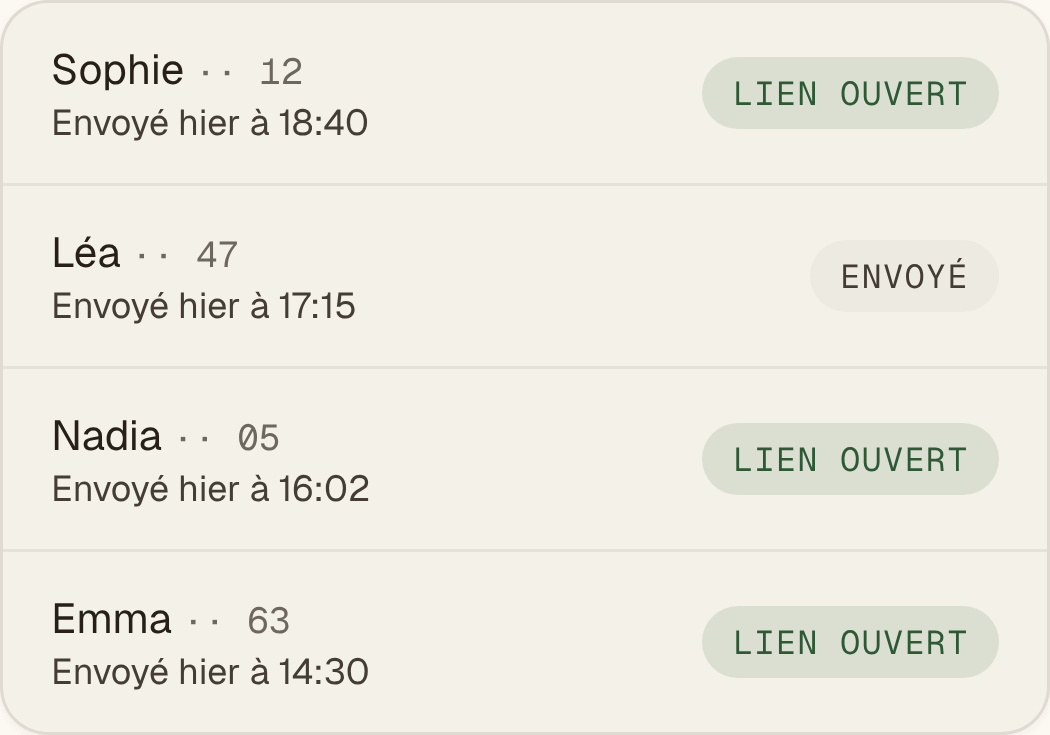
#> input picture videos/reputation/assets/captures/liste-avant.png, 1050 x 735 px; its folder holds 8 pictures in this run
$ python preparer.py
#> lines starting #> are read from the running program, lines starting #| are printed output that depends on the picture
#!/usr/bin/env python3
"""Recadre les captures de filmer.py pour le montage : on garde l'INTÉRIEUR des cartes (la bordure et les coins
arrondis de .card-v sont redessinés en CSS, comme dans 24 h chez Vokio : la capture d'un élément embarque les coins
de la page, d'où un coin carré visible).

    python3 /opt/vokio-ads/videos/reputation/outils/preparer.py

Bordure .card-v = 1 px × 3 = 3 px. Séparateurs de la liste mesurés le 20/10 : liste-apres 207-209 (ligne de Claire,
plus haute à cause du bouton « Annuler »), puis tous les 183 px ; liste-avant tous les 183 px.
"""
from pathlib import Path

from PIL import Image

C = Path(__file__).resolve().parent.parent / "assets" / "captures"
B = 3


def interieur(src, dst, haut=None):
    im = Image.open(C / src)
    w, h = im.size
    im.crop((B, B, w - B, (haut if haut else h - B))).save(C / dst)


for f in sorted(C.glob("saisie-*.png")):
    if not f.stem.endswith("-net"):
        interieur(f.name, f.stem + "-net.png")
#> pass 2 of the loop `for f in sorted(C.glob("saisie-*.png")):`:
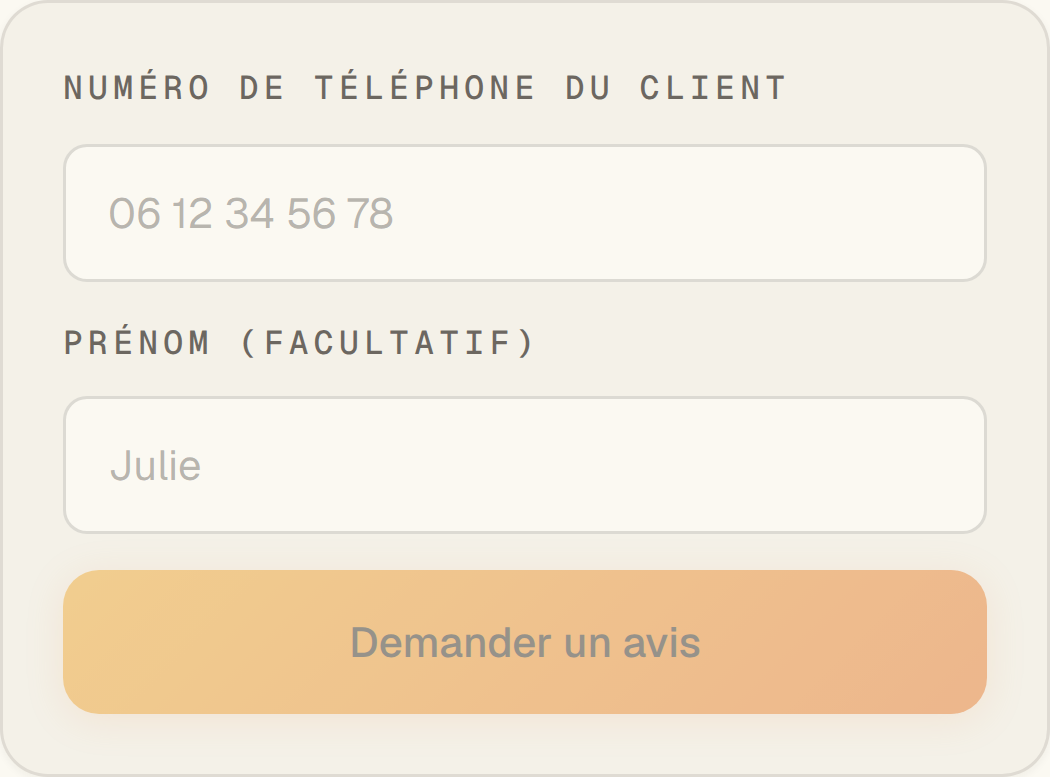
#> input picture videos/reputation/assets/captures/saisie-00.png, 1050 x 777 px
#> in interieur, im is the input picture: PIL image 1050x777 RGB; mean R, G, B 242.6, 233, 217.8
#> in interieur, `im.crop((B, B, w - B, (haut if haut else h - B))).save(C / dst)`:
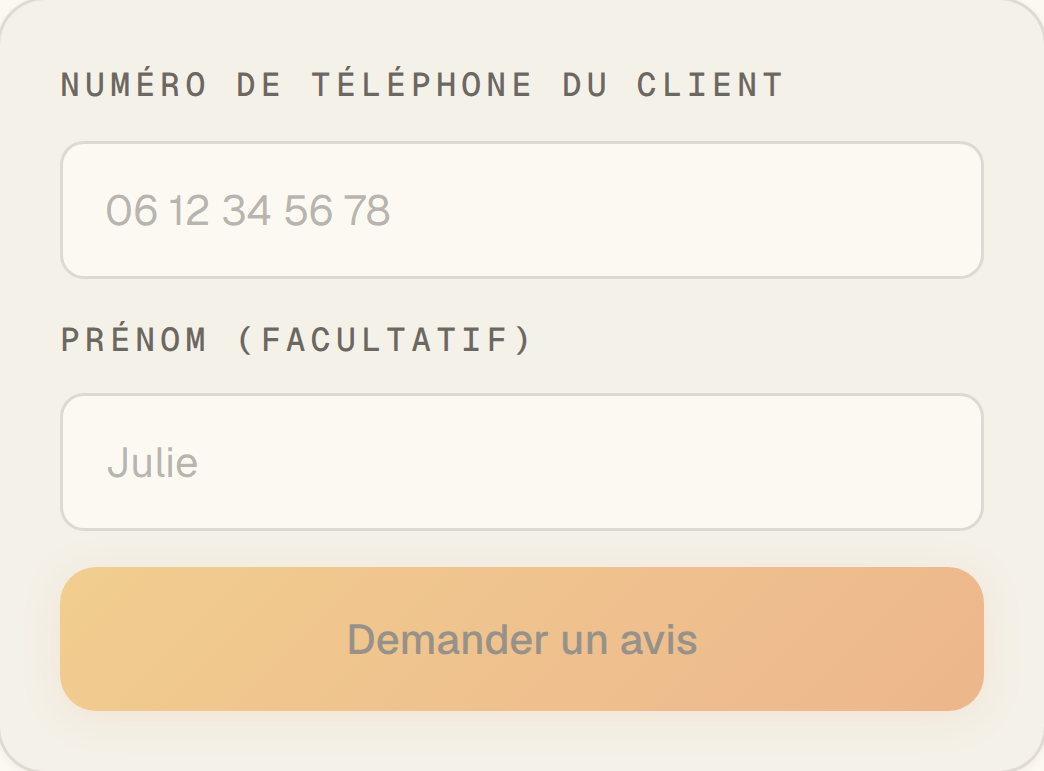
#> saved as saisie-00-net.png: PIL image 1044x771 RGB; mean R, G, B 242.9, 233.2, 217.8
interieur("liste-avant.png", "liste-avant-net.png")
#> call 2 of interieur, with src = 'liste-avant.png', dst = 'liste-avant-net.png'
#> in interieur, im is the input picture: PIL image 1050x735 RGB; mean R, G, B 236.7, 234.5, 225.1
#> in interieur (call 2), `im.crop((B, B, w - B, (haut if haut else h - B))).save(C / dst)`:
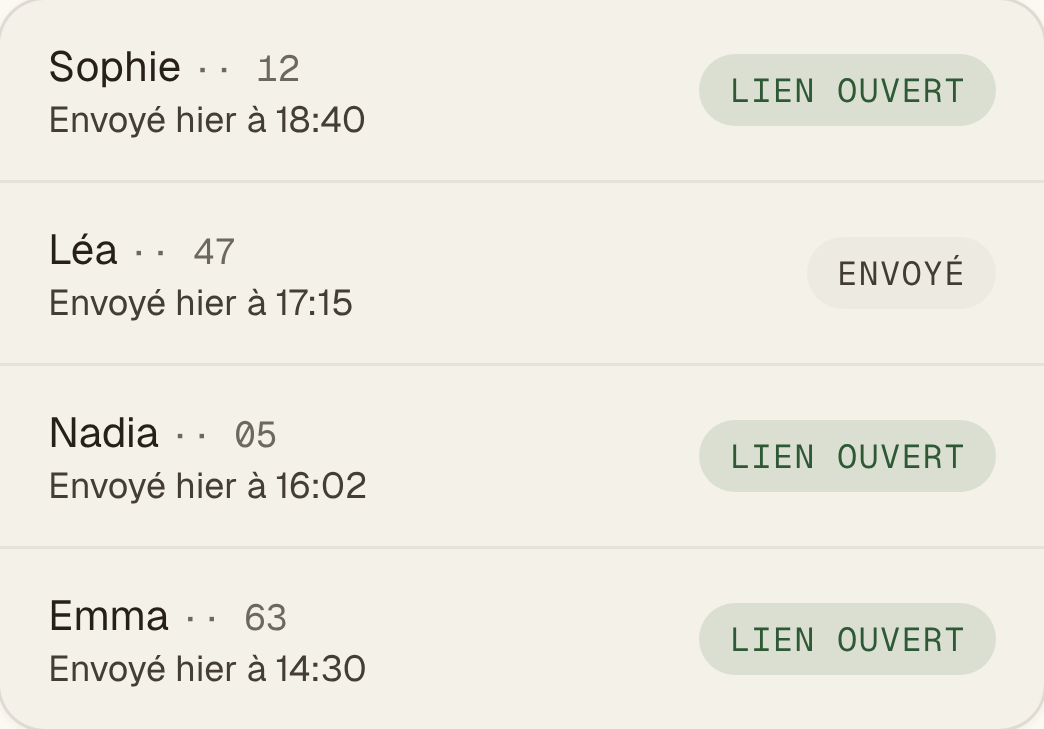
#> saved as liste-avant-net.png: PIL image 1044x729 RGB; mean R, G, B 236.9, 234.7, 225.2
interieur("liste-apres.png", "ligne-claire-net.png", haut=210)     # la ligne de Claire et son séparateur
#> call 3 of interieur, with src = 'liste-apres.png', dst = 'ligne-claire-net.png', haut = 210
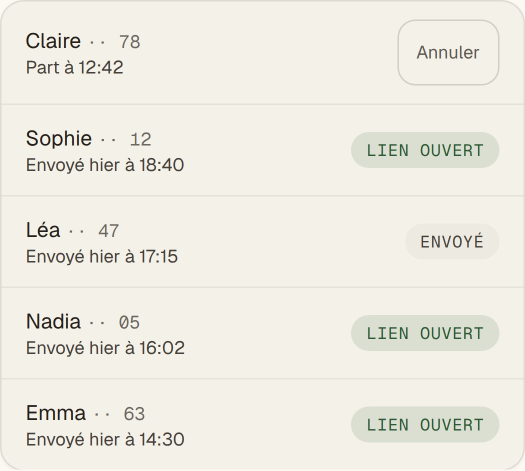
#> input picture videos/reputation/assets/captures/liste-apres.png, 1050 x 942 px (shown at 1/2 size)
#> in interieur, im is the input picture: PIL image 1050x942 RGB; mean R, G, B 237.6, 235.2, 225.9
#> in interieur (call 3), `im.crop((B, B, w - B, (haut if haut else h - B))).save(C / dst)`:
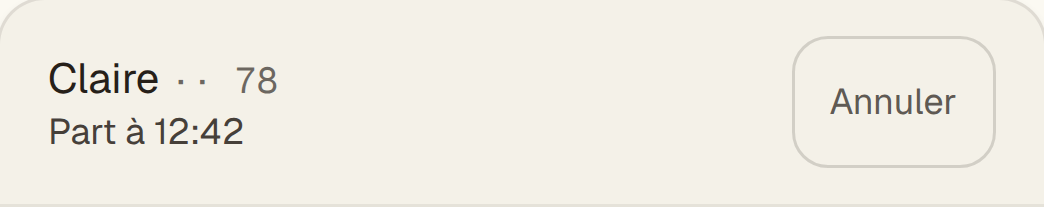
#> saved as ligne-claire-net.png: PIL image 1044x207 RGB; mean R, G, B 240.4, 237.4, 228.4
# les quatre lignes suivantes, prises dans liste-apres (sans les coins du haut de la carte : la jointure ne se voit pas)
im = Image.open(C / "liste-apres.png")
im.crop((B, 210, im.width - B, im.height - B)).save(C / "lignes-suite-net.png")
# Planche unique des états du formulaire (21/10, retour Florian « le champ scintille ») : une image par état
# donnait de temps en temps une image VIDE au rendu (image suivante pas encore décodée au moment de la capture).
# Une seule image, toujours peinte, qu'on fait défiler d'un état à l'autre : plus rien à décoder en cours de route.
ETATS = [f"saisie-{n:02d}" for n in range(21)] + ["saisie-pleine", "saisie-presse", "saisie-note"]
H = 858   # hauteur intérieure du plus grand état (saisie-note : 861 - 3)
ims = [Image.open(C / f"{e}-net.png") for e in ETATS]
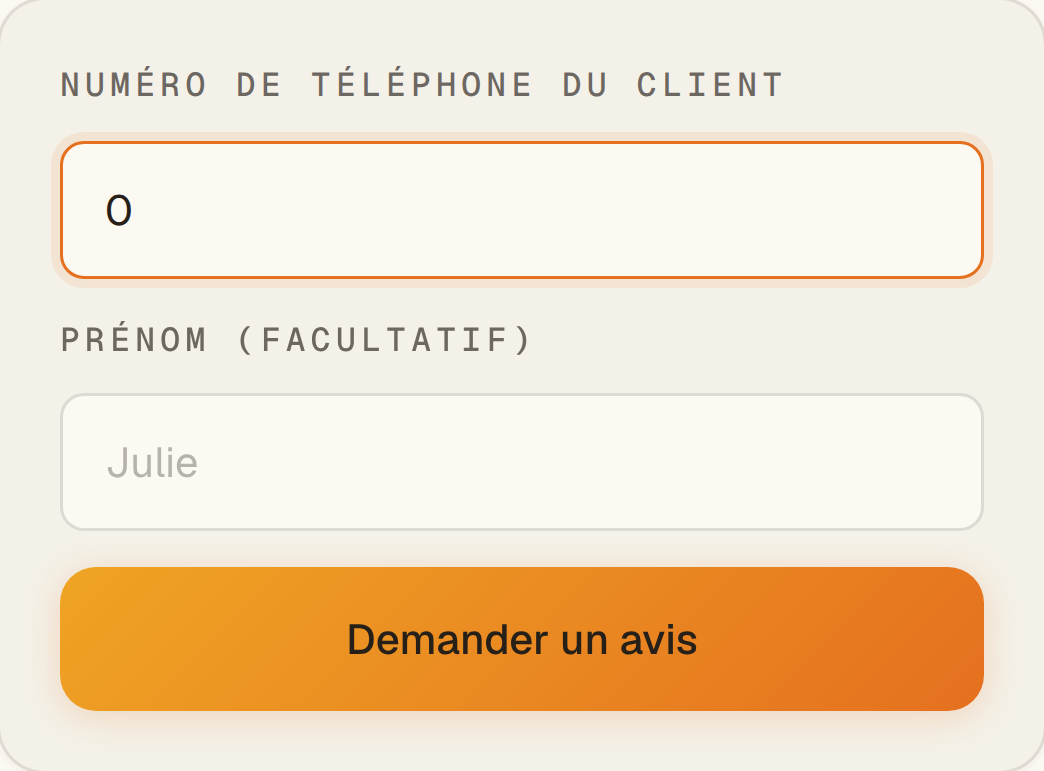
#> input picture videos/reputation/assets/captures/saisie-01-net.png, 1044 x 771 px
#> (the run stopped early here; a loop or call above may not have finished)
